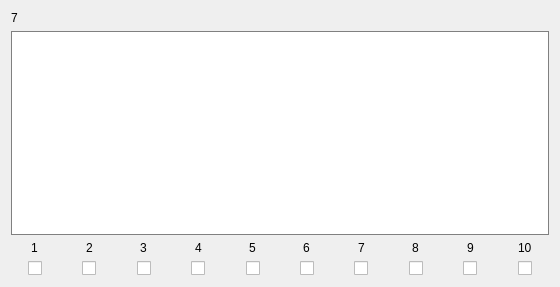
            <widget class="QWidget" name="scrollAreaWidgetContents_150">
             <property name="geometry">
              <rect>
               <x>0</x>
               <y>0</y>
               <width>560</width>
               <height>287</height>
              </rect>
             </property>
             <layout class="QVBoxLayout" name="verticalLayout_99">
              <item>
               <widget class="QLabel" name="Name_7">
                <property name="text">
                 <string>7</string>
                </property>
               </widget>
              </item>
              <item>
               <widget class="QTextEdit" name="Text_7">
                <property name="styleSheet">
                 <string notr="true">border: 1px solid gray</string>
                </property>
               </widget>
              </item>
              <item>
               <layout class="QHBoxLayout" name="horizontalLayout_10">
                <property name="bottomMargin">
                 <number>0</number>
                </property>
                <item>
                 <layout class="QVBoxLayout" name="verticalLayout_64">
                  <property name="rightMargin">
                   <number>0</number>
                  </property>
                  <property name="bottomMargin">
                   <number>0</number>
                  </property>
                  <item alignment="Qt::AlignHCenter">
                   <widget class="QLabel" name="label_62">
                    <property name="text">
                     <string>1</string>
                    </property>
                   </widget>
                  </item>
                  <item alignment="Qt::AlignHCenter">
                   <widget class="QCheckBox" name="Check_7_1">
                    <property name="text">
                     <string/>
                    </property>
                   </widget>
                  </item>
                 </layout>
                </item>
                <item>
                 <layout class="QVBoxLayout" name="verticalLayout_65">
                  <property name="rightMargin">
                   <number>0</number>
                  </property>
                  <property name="bottomMargin">
                   <number>0</number>
                  </property>
                  <item alignment="Qt::AlignHCenter">
                   <widget class="QLabel" name="label_63">
                    <property name="text">
                     <string>2</string>
                    </property>
                   </widget>
                  </item>
                  <item alignment="Qt::AlignHCenter">
                   <widget class="QCheckBox" name="Check_7_2">
                    <property name="text">
                     <string/>
                    </property>
                   </widget>
                  </item>
                 </layout>
                </item>
                <item>
                 <layout class="QVBoxLayout" name="verticalLayout_66">
                  <property name="rightMargin">
                   <number>0</number>
                  </property>
                  <property name="bottomMargin">
                   <number>0</number>
                  </property>
                  <item alignment="Qt::AlignHCenter">
                   <widget class="QLabel" name="label_64">
                    <property name="text">
                     <string>3</string>
                    </property>
                   </widget>
                  </item>
                  <item alignment="Qt::AlignHCenter">
                   <widget class="QCheckBox" name="Check_7_3">
                    <property name="text">
                     <string/>
                    </property>
                   </widget>
                  </item>
                 </layout>
                </item>
                <item>
                 <layout class="QVBoxLayout" name="verticalLayout_67">
                  <property name="rightMargin">
                   <number>0</number>
                  </property>
                  <property name="bottomMargin">
                   <number>0</number>
                  </property>
                  <item alignment="Qt::AlignHCenter">
                   <widget class="QLabel" name="label_65">
                    <property name="text">
                     <string>4</string>
                    </property>
                   </widget>
                  </item>
                  <item alignment="Qt::AlignHCenter">
                   <widget class="QCheckBox" name="Check_7_4">
                    <property name="text">
                     <string/>
                    </property>
                   </widget>
                  </item>
                 </layout>
                </item>
                <item>
                 <layout class="QVBoxLayout" name="verticalLayout_68">
                  <property name="rightMargin">
                   <number>0</number>
                  </property>
                  <property name="bottomMargin">
                   <number>0</number>
                  </property>
                  <item alignment="Qt::AlignHCenter">
                   <widget class="QLabel" name="label_66">
                    <property name="text">
                     <string>5</string>
                    </property>
                   </widget>
                  </item>
                  <item alignment="Qt::AlignHCenter">
                   <widget class="QCheckBox" name="Check_7_5">
                    <property name="text">
                     <string/>
                    </property>
                   </widget>
                  </item>
                 </layout>
                </item>
                <item>
                 <layout class="QVBoxLayout" name="verticalLayout_69">
                  <property name="rightMargin">
                   <number>0</number>
                  </property>
                  <property name="bottomMargin">
                   <number>0</number>
                  </property>
                  <item alignment="Qt::AlignHCenter">
                   <widget class="QLabel" name="label_67">
                    <property name="text">
                     <string>6</string>
                    </property>
                   </widget>
                  </item>
                  <item alignment="Qt::AlignHCenter">
                   <widget class="QCheckBox" name="Check_7_6">
                    <property name="text">
                     <string/>
                    </property>
                   </widget>
                  </item>
                 </layout>
                </item>
                <item>
                 <layout class="QVBoxLayout" name="verticalLayout_70">
                  <property name="rightMargin">
                   <number>0</number>
                  </property>
                  <property name="bottomMargin">
                   <number>0</number>
                  </property>
                  <item alignment="Qt::AlignHCenter">
                   <widget class="QLabel" name="label_68">
                    <property name="text">
                     <string>7</string>
                    </property>
                   </widget>
                  </item>
                  <item alignment="Qt::AlignHCenter">
                   <widget class="QCheckBox" name="Check_7_7">
                    <property name="text">
                     <string/>
                    </property>
                   </widget>
                  </item>
                 </layout>
                </item>
                <item>
                 <layout class="QVBoxLayout" name="verticalLayout_71">
                  <property name="rightMargin">
                   <number>0</number>
                  </property>
                  <property name="bottomMargin">
                   <number>0</number>
                  </property>
                  <item alignment="Qt::AlignHCenter">
                   <widget class="QLabel" name="label_69">
                    <property name="text">
                     <string>8</string>
                    </property>
                   </widget>
                  </item>
                  <item alignment="Qt::AlignHCenter">
                   <widget class="QCheckBox" name="Check_7_8">
                    <property name="text">
                     <string/>
                    </property>
                   </widget>
                  </item>
                 </layout>
                </item>
                <item>
                 <layout class="QVBoxLayout" name="verticalLayout_72">
                  <property name="rightMargin">
                   <number>0</number>
                  </property>
                  <property name="bottomMargin">
                   <number>0</number>
                  </property>
                  <item alignment="Qt::AlignHCenter">
                   <widget class="QLabel" name="label_70">
                    <property name="text">
                     <string>9</string>
                    </property>
                   </widget>
                  </item>
                  <item alignment="Qt::AlignHCenter">
                   <widget class="QCheckBox" name="Check_7_9">
                    <property name="text">
                     <string/>
                    </property>
                   </widget>
                  </item>
                 </layout>
                </item>
                <item>
                 <layout class="QVBoxLayout" name="verticalLayout_73">
                  <property name="rightMargin">
                   <number>0</number>
                  </property>
                  <property name="bottomMargin">
                   <number>0</number>
                  </property>
                  <item alignment="Qt::AlignHCenter">
                   <widget class="QLabel" name="label_71">
                    <property name="text">
                     <string>10</string>
                    </property>
                   </widget>
                  </item>
                  <item alignment="Qt::AlignHCenter">
                   <widget class="QCheckBox" name="Check_7_10">
                    <property name="text">
                     <string/>
                    </property>
                   </widget>
                  </item>
                 </layout>
                </item>
               </layout>
              </item>
             </layout>
            </widget>
